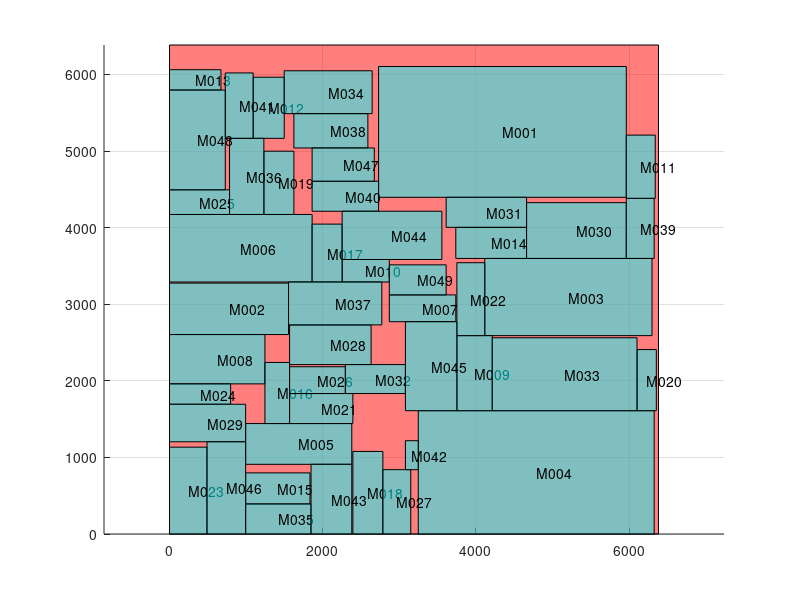

This figure's MATLAB source:
axis equal;
hold on;
grid on;

block_x=[0 0 6384.53 6384.53 0 ];
block_y=[0 6384.53 6384.53 0 0 ];
fill(block_x,block_y,'r','facealpha',0.5);
block_x=[2730 2730 5964 5964 2730 ];
block_y=[4396 6104 6104 4396 4396 ];
fill(block_x,block_y,'c','facealpha',0.5);
text(4347, 5250, 'M001');

block_x=[0 0 1554 1554 0 ];
block_y=[2604 3276 3276 2604 2604 ];
fill(block_x,block_y,'c','facealpha',0.5);
text(777, 2940, 'M002');

block_x=[4116 4116 6300 6300 4116 ];
block_y=[2590 3598 3598 2590 2590 ];
fill(block_x,block_y,'c','facealpha',0.5);
text(5208, 3094, 'M003');

block_x=[3248 3248 6328 6328 3248 ];
block_y=[0 1610 1610 0 0 ];
fill(block_x,block_y,'c','facealpha',0.5);
text(4788, 805, 'M004');

block_x=[994 994 2380 2380 994 ];
block_y=[910 1442 1442 910 910 ];
fill(block_x,block_y,'c','facealpha',0.5);
text(1687, 1176, 'M005');

block_x=[0 0 1862 1862 0 ];
block_y=[3290 4172 4172 3290 3290 ];
fill(block_x,block_y,'c','facealpha',0.5);
text(931, 3731, 'M006');

block_x=[2870 2870 3738 3738 2870 ];
block_y=[2772 3122 3122 2772 2772 ];
fill(block_x,block_y,'c','facealpha',0.5);
text(3304, 2947, 'M007');

block_x=[0 0 1246 1246 0 ];
block_y=[1960 2604 2604 1960 1960 ];
fill(block_x,block_y,'c','facealpha',0.5);
text(623, 2282, 'M008');

block_x=[3752 3752 4214 4214 3752 ];
block_y=[1610 2590 2590 1610 1610 ];
fill(block_x,block_y,'c','facealpha',0.5);
text(3983, 2100, 'M009');

block_x=[2254 2254 2870 2870 2254 ];
block_y=[3290 3584 3584 3290 3290 ];
fill(block_x,block_y,'c','facealpha',0.5);
text(2562, 3437, 'M010');

block_x=[5964 5964 6342 6342 5964 ];
block_y=[4382 5208 5208 4382 4382 ];
fill(block_x,block_y,'c','facealpha',0.5);
text(6153, 4795, 'M011');

block_x=[1092 1092 1498 1498 1092 ];
block_y=[5166 5964 5964 5166 5166 ];
fill(block_x,block_y,'c','facealpha',0.5);
text(1295, 5565, 'M012');

block_x=[0 0 672 672 0 ];
block_y=[5796 6062 6062 5796 5796 ];
fill(block_x,block_y,'c','facealpha',0.5);
text(336, 5929, 'M013');

block_x=[3738 3738 4662 4662 3738 ];
block_y=[3598 4004 4004 3598 3598 ];
fill(block_x,block_y,'c','facealpha',0.5);
text(4200, 3801, 'M014');

block_x=[994 994 1834 1834 994 ];
block_y=[392 798 798 392 392 ];
fill(block_x,block_y,'c','facealpha',0.5);
text(1414, 595, 'M015');

block_x=[1246 1246 1568 1568 1246 ];
block_y=[1442 2240 2240 1442 1442 ];
fill(block_x,block_y,'c','facealpha',0.5);
text(1407, 1841, 'M016');

block_x=[1862 1862 2254 2254 1862 ];
block_y=[3290 4046 4046 3290 3290 ];
fill(block_x,block_y,'c','facealpha',0.5);
text(2058, 3668, 'M017');

block_x=[2394 2394 2786 2786 2394 ];
block_y=[0 1078 1078 0 0 ];
fill(block_x,block_y,'c','facealpha',0.5);
text(2590, 539, 'M018');

block_x=[1232 1232 1624 1624 1232 ];
block_y=[4172 4998 4998 4172 4172 ];
fill(block_x,block_y,'c','facealpha',0.5);
text(1428, 4585, 'M019');

block_x=[6104 6104 6356 6356 6104 ];
block_y=[1610 2408 2408 1610 1610 ];
fill(block_x,block_y,'c','facealpha',0.5);
text(6230, 2009, 'M020');

block_x=[1568 1568 2394 2394 1568 ];
block_y=[1442 1834 1834 1442 1442 ];
fill(block_x,block_y,'c','facealpha',0.5);
text(1981, 1638, 'M021');

block_x=[3752 3752 4116 4116 3752 ];
block_y=[2590 3542 3542 2590 2590 ];
fill(block_x,block_y,'c','facealpha',0.5);
text(3934, 3066, 'M022');

block_x=[0 0 490 490 0 ];
block_y=[0 1134 1134 0 0 ];
fill(block_x,block_y,'c','facealpha',0.5);
text(245, 567, 'M023');

block_x=[0 0 798 798 0 ];
block_y=[1694 1960 1960 1694 1694 ];
fill(block_x,block_y,'c','facealpha',0.5);
text(399, 1827, 'M024');

block_x=[0 0 784 784 0 ];
block_y=[4172 4494 4494 4172 4172 ];
fill(block_x,block_y,'c','facealpha',0.5);
text(392, 4333, 'M025');

block_x=[1568 1568 2296 2296 1568 ];
block_y=[1834 2184 2184 1834 1834 ];
fill(block_x,block_y,'c','facealpha',0.5);
text(1932, 2009, 'M026');

block_x=[2786 2786 3150 3150 2786 ];
block_y=[0 840 840 0 0 ];
fill(block_x,block_y,'c','facealpha',0.5);
text(2968, 420, 'M027');

block_x=[1568 1568 2632 2632 1568 ];
block_y=[2212 2730 2730 2212 2212 ];
fill(block_x,block_y,'c','facealpha',0.5);
text(2100, 2471, 'M028');

block_x=[0 0 994 994 0 ];
block_y=[1204 1694 1694 1204 1204 ];
fill(block_x,block_y,'c','facealpha',0.5);
text(497, 1449, 'M029');

block_x=[4662 4662 5964 5964 4662 ];
block_y=[3598 4326 4326 3598 3598 ];
fill(block_x,block_y,'c','facealpha',0.5);
text(5313, 3962, 'M030');

block_x=[3612 3612 4662 4662 3612 ];
block_y=[4004 4396 4396 4004 4004 ];
fill(block_x,block_y,'c','facealpha',0.5);
text(4137, 4200, 'M031');

block_x=[2296 2296 3080 3080 2296 ];
block_y=[1834 2212 2212 1834 1834 ];
fill(block_x,block_y,'c','facealpha',0.5);
text(2688, 2023, 'M032');

block_x=[4214 4214 6104 6104 4214 ];
block_y=[1610 2562 2562 1610 1610 ];
fill(block_x,block_y,'c','facealpha',0.5);
text(5159, 2086, 'M033');

block_x=[1498 1498 2646 2646 1498 ];
block_y=[5488 6048 6048 5488 5488 ];
fill(block_x,block_y,'c','facealpha',0.5);
text(2072, 5768, 'M034');

block_x=[994 994 1848 1848 994 ];
block_y=[0 392 392 0 0 ];
fill(block_x,block_y,'c','facealpha',0.5);
text(1421, 196, 'M035');

block_x=[784 784 1232 1232 784 ];
block_y=[4172 5166 5166 4172 4172 ];
fill(block_x,block_y,'c','facealpha',0.5);
text(1008, 4669, 'M036');

block_x=[1554 1554 2772 2772 1554 ];
block_y=[2730 3290 3290 2730 2730 ];
fill(block_x,block_y,'c','facealpha',0.5);
text(2163, 3010, 'M037');

block_x=[1624 1624 2590 2590 1624 ];
block_y=[5040 5488 5488 5040 5040 ];
fill(block_x,block_y,'c','facealpha',0.5);
text(2107, 5264, 'M038');

block_x=[5964 5964 6328 6328 5964 ];
block_y=[3598 4382 4382 3598 3598 ];
fill(block_x,block_y,'c','facealpha',0.5);
text(6146, 3990, 'M039');

block_x=[1862 1862 2730 2730 1862 ];
block_y=[4214 4606 4606 4214 4214 ];
fill(block_x,block_y,'c','facealpha',0.5);
text(2296, 4410, 'M040');

block_x=[728 728 1092 1092 728 ];
block_y=[5166 6020 6020 5166 5166 ];
fill(block_x,block_y,'c','facealpha',0.5);
text(910, 5593, 'M041');

block_x=[3080 3080 3248 3248 3080 ];
block_y=[840 1218 1218 840 840 ];
fill(block_x,block_y,'c','facealpha',0.5);
text(3164, 1029, 'M042');

block_x=[1848 1848 2380 2380 1848 ];
block_y=[0 910 910 0 0 ];
fill(block_x,block_y,'c','facealpha',0.5);
text(2114, 455, 'M043');

block_x=[2254 2254 3556 3556 2254 ];
block_y=[3584 4214 4214 3584 3584 ];
fill(block_x,block_y,'c','facealpha',0.5);
text(2905, 3899, 'M044');

block_x=[3080 3080 3752 3752 3080 ];
block_y=[1610 2772 2772 1610 1610 ];
fill(block_x,block_y,'c','facealpha',0.5);
text(3416, 2191, 'M045');

block_x=[490 490 994 994 490 ];
block_y=[0 1204 1204 0 0 ];
fill(block_x,block_y,'c','facealpha',0.5);
text(742, 602, 'M046');

block_x=[1862 1862 2674 2674 1862 ];
block_y=[4606 5040 5040 4606 4606 ];
fill(block_x,block_y,'c','facealpha',0.5);
text(2268, 4823, 'M047');

block_x=[0 0 728 728 0 ];
block_y=[4494 5796 5796 4494 4494 ];
fill(block_x,block_y,'c','facealpha',0.5);
text(364, 5145, 'M048');

block_x=[2870 2870 3612 3612 2870 ];
block_y=[3122 3514 3514 3122 3122 ];
fill(block_x,block_y,'c','facealpha',0.5);
text(3241, 3318, 'M049');

